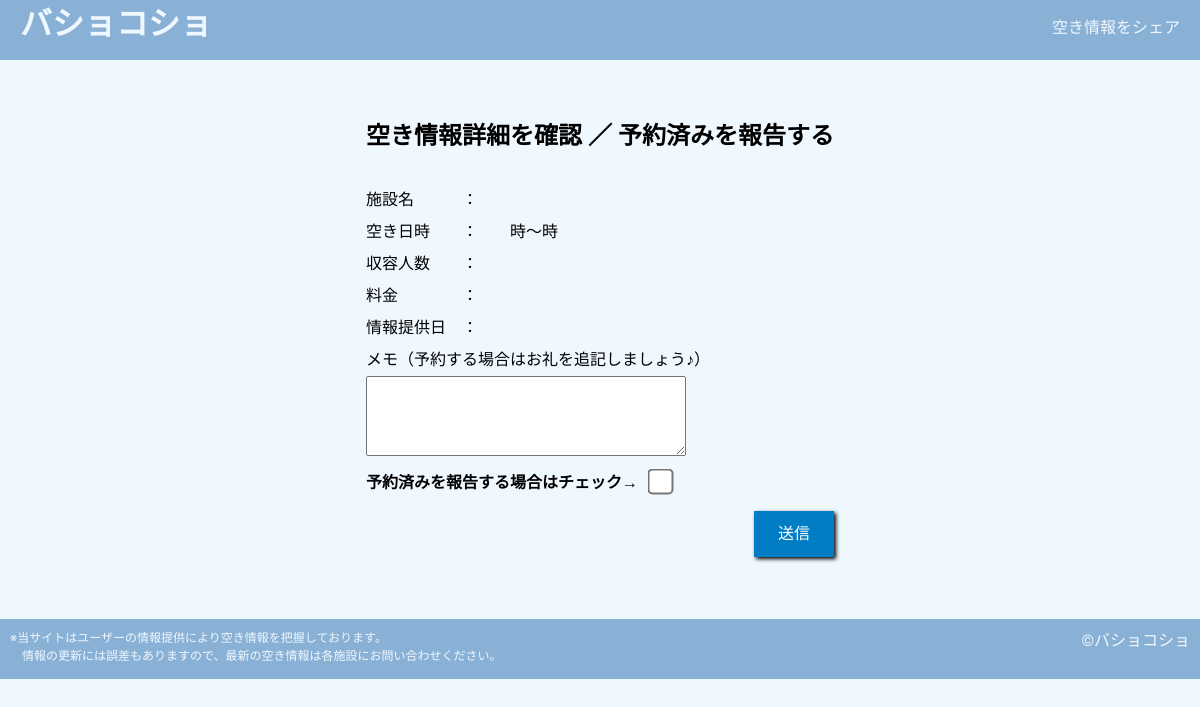
Before: /detail/93 with the older database file.
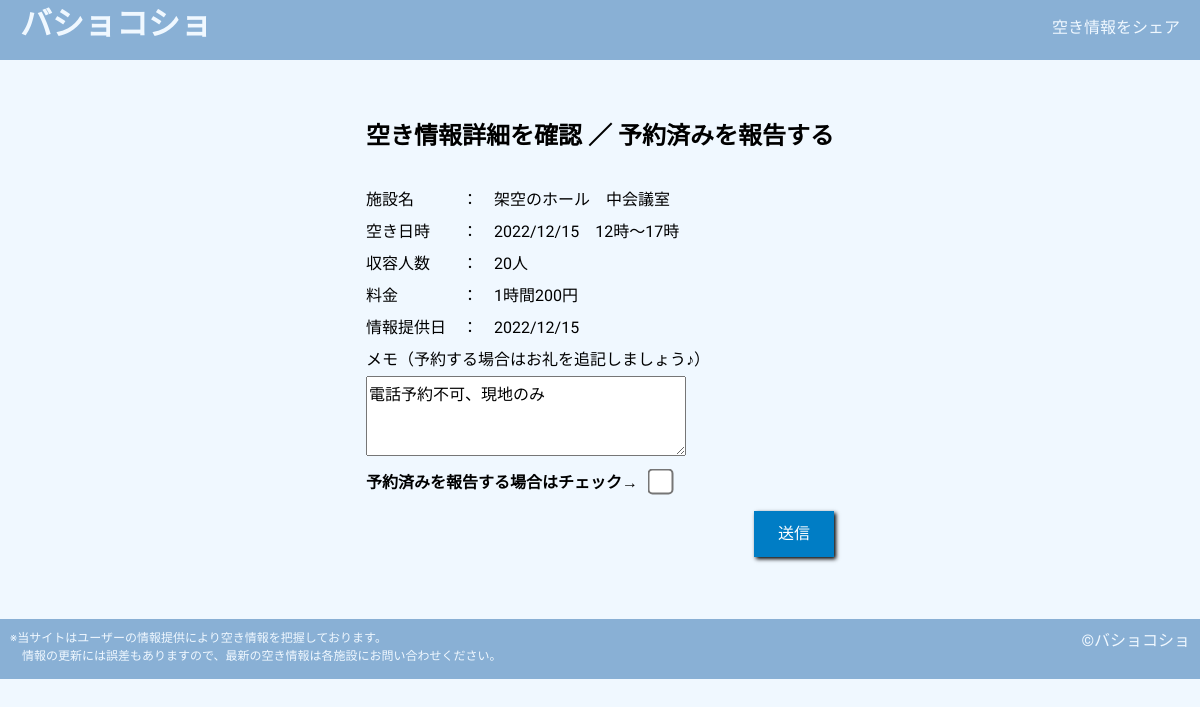
After: the same page with the newer database file.
### tables this page shows
CREATE TABLE "space_list" (
	"ID"	INTEGER NOT NULL,
	"name"	TEXT NOT NULL,
	"space_date"	TEXT NOT NULL,
	"start_time"	INTEGER NOT NULL,
	"end_time"	INTEGER NOT NULL,
	"capacity"	TEXT,
	"price"	TEXT,
	"memo"	TEXT,
	"reserved"	INTEGER NOT NULL DEFAULT 0,
	"createAt"	TEXT,
	PRIMARY KEY("ID" AUTOINCREMENT)
);

### app.py (the view)
@app.route('/detail/<id>')
def detail_get(id):
    conn = sqlite3.connect('bk.db')
    cur = conn.cursor()
    cur.execute("SELECT * FROM space_list WHERE ID = ?;", (id,))
    space = cur.fetchone()
    conn.close()
    return render_template('detail.html', space=space)

### templates/detail.html
{% extends 'base.html' %}
{% block content %}
    <div class="detail-container">
        <h2>空き情報詳細を確認 ／ 予約済みを報告する</h2>
        <br>
        <p>施設名　　　：　{{ space[1] }}</p>
        <p>空き日時　　：　{{ space[2] }}　{{ space[3] }}時～{{ space[4] }}時</p>
        <p>収容人数　　：　{% if space[5] %}{{ space[5] }}{% endif %}</p>
        <p>料金　　　　：　{% if space[6] %}{{ space[6] }}{% endif %}</p>
        <p>情報提供日　：　{{ space[9] }}</p>
        <form action="/detail/{{ space[0] }}" method="post">
            <p>メモ（予約する場合はお礼を追記しましょう♪）</p>
            <textarea name="memo" id="edit-memo">{% if space[7] %}{{ space[7] }}{% endif %}</textarea>
            <br>
            <strong>予約済みを報告する場合はチェック→</strong><input type="checkbox" name="done" id="edit-done" value="done" {% if space[8] == 1 %} checked {% endif %}>
            <input type="submit" value="送信" class="add-btn">
        </form>
    </div>
{% endblock %}

Changed rows visible on the page:
added space_list: name "架空のホール 中会議室", space_date "2022/12/15", start_time "12", end_time "17", capacity "20人", price "1時間200円", createAt "2022/12/15", memo "電話予約不可、現地のみ"
Other visible differences:
form field done: "☐" → (not shown)
